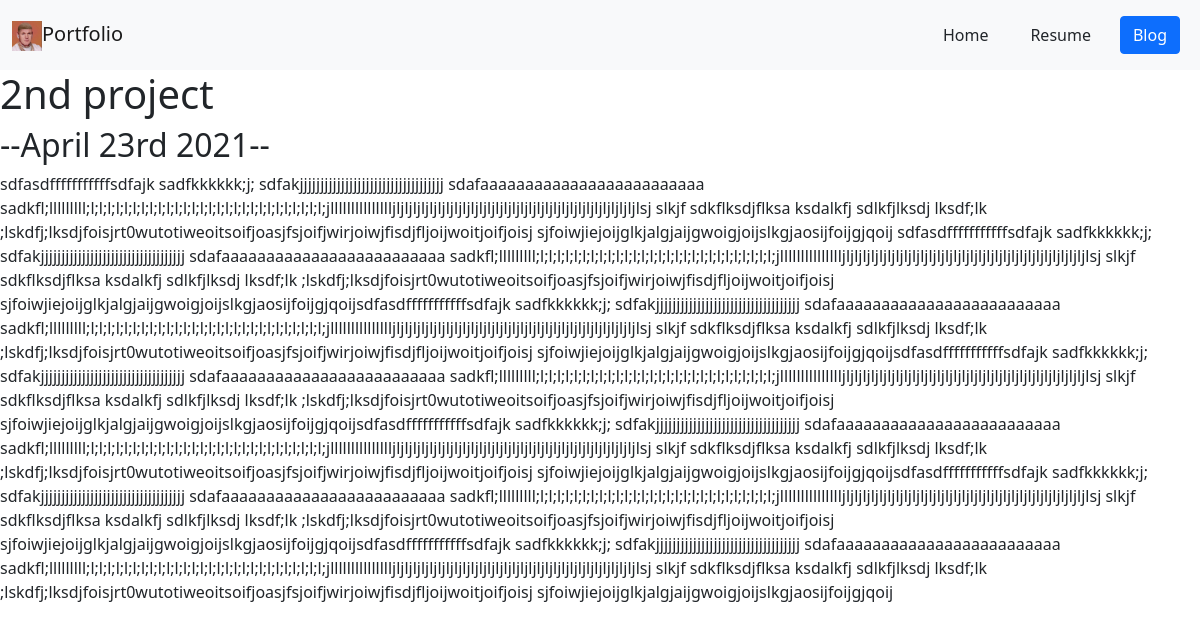
Page /blog/3/ on the committed database.
### blog/models.py (models this page shows, shortened)
class blogProject(models.Model):
    title = models.CharField(max_length=200)
    date = models.DateField(auto_now=False,auto_now_add=False)
    description = models.TextField()

### blog/views.py (the view)
# urls.py: path('<int:blog_id>/',views.detail, name = 'detail')
def detail(request, blog_id):
    blog = get_object_or_404(blogProject,pk = blog_id)
    return render(request,'blog/detail.html',{'blog':blog})

### blog/templates/blog/detail.html
{% extends 'portfolio/base.html' %}
{% block content %}
<h1>{{ blog.title }}</h1>
<h2>--{{ blog.date|date:'F jS Y' }}--</h2>
{{ blog.description }}
{% endblock %}

### portfolio/static/portfolio/custom.css (style rules this page uses)
body { font-family: 'Karantina', cursive; }

### rows in the picture
blogProject: title "2nd project", date "April 23rd 2021", description "sdfasdfffffffffffsdfajk sadfkkkkkk;j; sdfakjjjjjjjjjjjjjjjjjjjjjjjjjjjjjjjjjjj sdafaaaaaaaaaaaaaaaaaaaaaaaaa sadkfl;lllllllll;l;l;l;l;l;l;l;l;l;l;l;l;l;l;l;l;l;l;l;l;l;l;l;l;l;l;l;l;jllllllllllllllljljljljljljljljljljljljljljljljljljljljljljljljljljljljljljlsj slkjf sdkflksdjflksa ksdalkfj sdlkfjlksdj lksdf;lk ;lskdfj;lksdjfoisjrt0wutotiweoitsoifjoasjfsjoifjwirjoiwjfisdjfljoijwoitjoifjoisj sjfoiwjiejoijglkjalgjaijgwoigjoijslkgjaosijfoijgjqoij sdfasdfffffffffffsdfajk sadfkkkkkk;j; sdfakjjjjjjjjjjjjjjjjjjjjjjjjjjjjjjjjjjj sdafaaaaaaaaaaaaaaaaaaaaaaaaa…"
